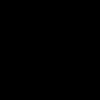
Frame 1 (no input)
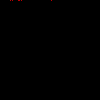
Frame 60 (the mouse pressed at the canvas centre just before this capture)
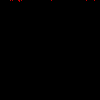
Frame 120 (the mouse held since frame 60 and released just before this capture)

The Processing sketch that drew these frames (run headless with seeded random() and noise(); from frame 60 on, the mouse is pressed at the canvas centre):

// Processing sketch: RandomChance
// ── RandomChance.pde
void setup(){
 size(100,100); 
 background(0);
}

int c=0;
int total=0;
int x=0;
int y=0;
void draw(){
  int a=int(random(0,10));
  int b=int(random(0,10));
  
  if(x>=width){
   x=0;
   y++;
  }
  if(y>=height){
   y=0;
   x=0;
  }
  if(a==b){
   c++;
   stroke(255,0,0);
   point(x,y);
  }
  total++;
  x++;
  println(c,"/",total," || ",x,"||",y);
}
